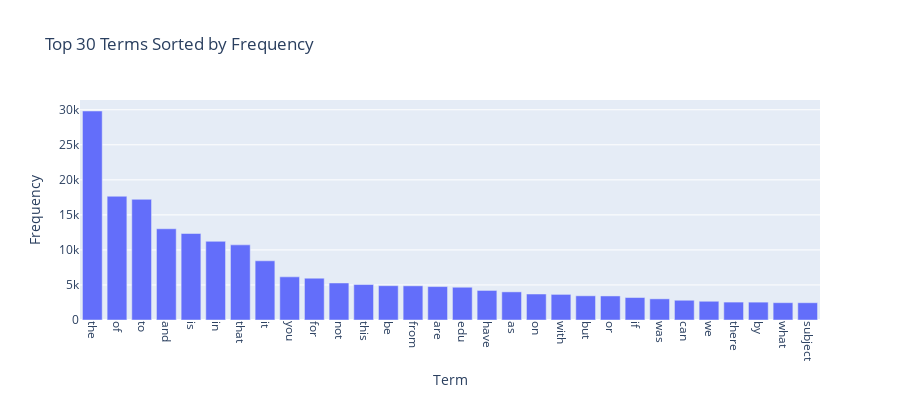

The cell this chart's notebook holds for it:
### Markdown cell above
### >>> **Exercise 14 (take home):** 
Additionally, you can attempt to sort the terms on the `x-axis` by frequency instead of in alphabetical order. This way the visualization is more meaninfgul and you will be able to observe the so called [long tail](https://en.wikipedia.org/wiki/Long_tail) (get familiar with this term since it will appear a lot in data mining and other statistics courses). see picture below

![alt txt](https://upload.wikimedia.org/wikipedia/commons/thumb/8/8a/Long_tail.svg/1000px-Long_tail.svg.png)

### Code cell
# Answer here
import plotly.express as px

terms = count_vect.get_feature_names_out()


# Sort all terms by frequency in descending order
sorted_indices = term_frequencies.argsort()[::-1]
sorted_terms = terms[sorted_indices]
sorted_freqs = term_frequencies[sorted_indices]

# Visualize the top N terms sorted by frequency
N = 30
fig = px.bar(
    x=sorted_terms[:N],
    y=sorted_freqs[:N],
    labels={'x': 'Term', 'y': 'Frequency'},
    title=f'Top {N} Terms Sorted by Frequency'
)
fig.update_layout(xaxis_tickangle=90, width=900, height=400)
fig.show()

### Figure 1 — Plotly figure (JSON) as saved in the notebook; plotly's stock layout.template omitted (floating-point values rounded to 4 significant figures)
{"data": [{"hovertemplate": "Term=%{x}<br>Frequency=%{y}<extra></extra>", "legendgroup": "", "marker": {"color": "#636efa", "pattern": {"shape": ""}}, "name": "", "orientation": "v", "showlegend": false, "textposition": "auto", "type": "bar", "x": ["the", "of", "to", "and", "is", "in", "that", "it", "you", "for", "not", "this", "be", "from", "are", "edu", "have", "as", "on", "with", "but", "or", "if", "was", "can", "we", "there", "by", "what", "subject"], "xaxis": "x", "y": [29825, 17660, 17222, 13017, 12343, 11226, 10723, 8447, 6157, 5962, 5285, 5063, 4898, 4877, 4769, 4675, 4218, 4015, 3709, 3655, 3453, 3432, 3208, 3020, 2818, 2674, 2556, 2548, 2472, 2464], "yaxis": "y"}], "layout": {"barmode": "relative", "height": 400, "legend": {"tracegroupgap": 0}, "title": {"text": "Top 30 Terms Sorted by Frequency"}, "width": 900, "xaxis": {"anchor": "y", "domain": [0, 1], "tickangle": 90, "title": {"text": "Term"}}, "yaxis": {"anchor": "x", "domain": [0, 1], "title": {"text": "Frequency"}}}}
